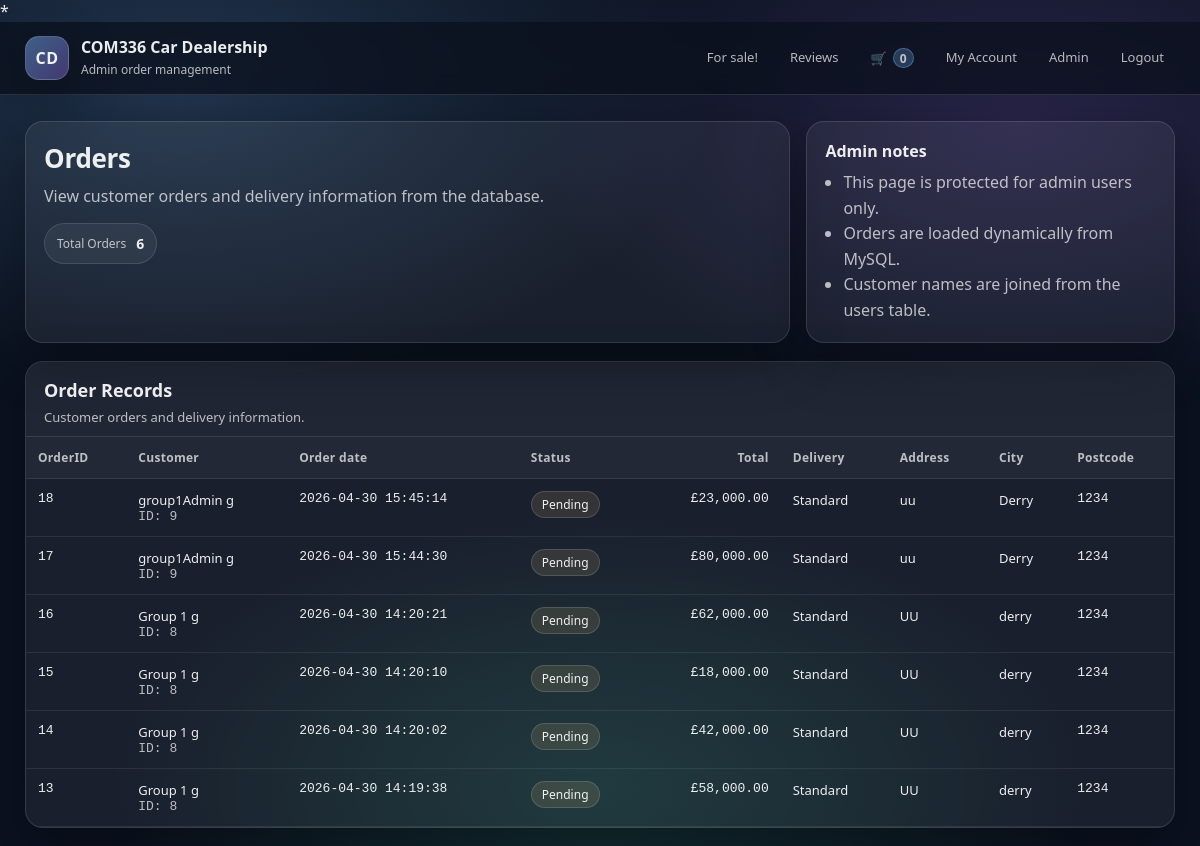
Screenshot of /CarEcommerce/orders.php (signed in) with the database file from the repository.
### tables this page shows
CREATE TABLE `orders` (
  `orderID` int(11) NOT NULL,
  `customerID` int(11) NOT NULL,
  `order_date` datetime DEFAULT current_timestamp(),
  `order_status` varchar(50) DEFAULT 'Pending',
  `total` decimal(10,2) NOT NULL,
  `delivery` varchar(50) DEFAULT NULL,
  `address` varchar(255) DEFAULT NULL,
  `city` varchar(100) DEFAULT NULL,
  `postcode` varchar(20) DEFAULT NULL
);

CREATE TABLE `users` (
  `userID` int(11) NOT NULL,
  `first_name` varchar(100) NOT NULL,
  `last_name` varchar(100) NOT NULL,
  `address` varchar(255) NOT NULL,
  `city` varchar(100) NOT NULL,
  `postcode` varchar(20) NOT NULL,
  `email` varchar(150) NOT NULL,
  `tele_no` varchar(20) DEFAULT NULL,
  `password` varchar(255) NOT NULL,
  `role` enum('customer','admin') DEFAULT 'customer'
);

### CarEcommerce/orders.php (the view, shortened to what this page needs)
<?php
require_once "cardealershipDB.php";
$stmt = $conn->prepare("
    SELECT
        o.orderID,
        o.customerID,
        u.first_name,
        u.last_name,
        o.order_date,
        o.order_status,
        o.total,
        o.delivery,
        o.address,
        o.city,
        o.postcode
    FROM orders o
    INNER JOIN users u ON o.customerID = u.userID
    ORDER BY o.order_date DESC
");
$stmt->execute();
$result = $stmt->get_result();
$countResult = $conn->query("SELECT COUNT(*) AS total FROM orders");
$orderCount = $countResult->fetch_assoc()["total"];
?>
<!DOCTYPE html>
<html lang="en">
<head>
  <link rel="stylesheet" href="styles.css" />
</head>
<body>
<header class="site-header">
  <div class="header-inner">
    <div class="brand">
      <div class="logo" aria-hidden="true">CD</div>
      <div class="brand-text">
        <h1>COM336 Car Dealership</h1>
        <p>Admin order management</p>
      </div>
    </div>
    <nav class="nav">
      <a href="productPage.php">For sale!</a>
      <a href="reviews.php">Reviews</a>
      <a href="basket.php" class="basket-icon">
        🛒 <span id="basket-count">0</span>
      </a>
      <?php if (isset($_SESSION['userID'])): ?>
        <a href="account.php">My Account</a>
        <?php if ($_SESSION['role'] === 'admin'): ?>
          <a href="admin/dashboard.php">Admin</a>
        <?php endif; ?>
        <a href="logout.php">Logout</a>
      <?php else: ?>
        <a href="login.php">Login</a>
        <a href="register.php">My Account</a>
      <?php endif; ?>
    </nav>
  </div>
</header>
<main class="container">
  <section class="hero">
    <div class="hero-content">
      <h2>Orders</h2>
      <p>View customer orders and delivery information from the database.</p>
      <div class="pill-row">
        <div class="pill">
          <span class="pill-label">Total Orders</span>
          <span class="pill-value"><?php echo htmlspecialchars($orderCount); ?></span>
        </div>
      </div>
    </div>
    <div class="hero-card">
      <h3>Admin notes</h3>
      <ul>
        <li>This page is protected for admin users only.</li>
        <li>Orders are loaded dynamically from MySQL.</li>
        <li>Customer names are joined from the users table.</li>
      </ul>
    </div>
  </section>
  <section class="panel" id="orders">
    <div class="panel-head">
      <div>
        <h2>Order Records</h2>
        <p>Customer orders and delivery information.</p>
      </div>
    </div>
    <div class="table-wrap">
      <table>
        <thead>
          <tr>
            <th>OrderID</th>
            <th>Customer</th>
            <th>Order date</th>
            <th>Status</th>
            <th class="right">Total</th>
            <th>Delivery</th>
            <th>Address</th>
            <th>City</th>
            <th>Postcode</th>
          </tr>
        </thead>
        <tbody>
          <?php if ($result->num_rows > 0): ?>
            <?php while ($row = $result->fetch_assoc()): ?>
              <?php
                $statusClass = strtolower($row["order_status"]);
              ?>
              <tr>
                <td class="mono"><?php echo htmlspecialchars($row["orderID"]); ?></td>
                <td>
                  <?php echo htmlspecialchars($row["first_name"] . " " . $row["last_name"]); ?>
                  <br>
                  <span class="muted mono">ID: <?php echo htmlspecialchars($row["customerID"]); ?></span>
                </td>
                <td class="mono"><?php echo htmlspecialchars($row["order_date"]); ?></td>
                <td>
                  <span class="badge <?php echo htmlspecialchars($statusClass); ?>">
                    <?php echo htmlspecialchars($row["order_status"]); ?>
                  </span>
                </td>
                <td class="right mono">£<?php echo number_format($row["total"], 2); ?></td>
                <td><?php echo htmlspecialchars($row["delivery"] ?? "N/A"); ?></td>
                <td><?php echo htmlspecialchars($row["address"] ?? "N/A"); ?></td>
                <td><?php echo htmlspecialchars($row["city"] ?? "N/A"); ?></td>
                <td class="mono"><?php echo htmlspecialchars($row["postcode"] ?? "N/A"); ?></td>
              </tr>
            <?php endwhile; ?>
          <?php else: ?>
            <tr>
              <td colspan="9" class="muted">No orders found.</td>
            </tr>
          <?php endif; ?>
        </tbody>
      </table>
    </div>
  </section>
</main>
</body>
</html>

### CarEcommerce/styles.css (style rules this page uses)
* { box-sizing: border-box; }
:root { --bg: #0b1220; --panel: rgba(255,255,255,0.06); --panel-2: rgba(255,255,255,0.09); --text: rgba(255,255,255,0.92); --muted: rgba(255,255,255,0.70); --line: rgba(255,255,255,0.12); --shadow: 0 18px 50px rgba(0,0,0,0.35); --radius: 18px; --radius-sm: 12px; }
html, body { margin: 0; padding: 0; font-family: system-ui, -apple-system, Segoe UI, Roboto, Arial, sans-serif; color: var(--text); background: radial-gradient(900px 500px at 15% 10%, rgba(120, 188, 255, 0.20), transparent 60%), radial-gradient(900px 500px at 85% 15%, rgba(170, 120, 255, 0.18), transparent 55%), radial-gradient(900px 500px at 50% 95%, rgba(75, 255, 190, 0.12), transparent 55%), var(--bg); }
a { color: inherit; text-decoration: none; }
.container { width: min(1150px, calc(100% - 32px)); margin: 0 auto; }
.site-header { position: sticky; top: 0; z-index: 50; backdrop-filter: blur(10px); background: rgba(10, 16, 28, 0.72); border-bottom: 1px solid var(--line); }
.header-inner { width: min(1150px, calc(100% - 32px)); margin: 0 auto; display: flex; align-items: center; justify-content: space-between; padding: 14px 0; gap: 18px; }
.brand { display: flex; align-items: center; gap: 12px; min-width: 260px; }
.logo { width: 44px; height: 44px; border-radius: 14px; display: grid; place-items: center; font-weight: 800; letter-spacing: 0.5px; background: linear-gradient(135deg, rgba(120,188,255,0.45), rgba(170,120,255,0.35)); border: 1px solid rgba(255,255,255,0.16); box-shadow: var(--shadow); }
.brand-text h1 { margin: 0; font-size: 16px; line-height: 1.2; }
.brand-text p { margin: 3px 0 0 0; font-size: 12px; color: var(--muted); }
.nav { display: flex; flex-wrap: wrap; justify-content: flex-end; gap: 10px; }
.nav a { font-size: 13px; color: var(--muted); padding: 8px 10px; border-radius: 999px; border: 1px solid transparent; transition: 160ms ease; }
.hero { margin: 26px 0 18px; display: grid; grid-template-columns: 1.35fr 0.65fr; gap: 16px; }
.hero-content, .hero-card { background: var(--panel); border: 1px solid var(--line); border-radius: var(--radius); box-shadow: var(--shadow); padding: 18px; }
.hero-content h2 { margin: 0 0 8px; font-size: 26px; letter-spacing: -0.3px; }
.hero-content p { margin: 0; color: var(--muted); line-height: 1.55; max-width: 60ch; }
.pill-row { display: flex; flex-wrap: wrap; gap: 10px; margin-top: 14px; }
.pill { display: flex; align-items: center; gap: 10px; padding: 10px 12px; border-radius: 999px; background: rgba(255,255,255,0.06); border: 1px solid rgba(255,255,255,0.12); }
.pill-label { color: var(--muted); font-size: 12px; }
.pill-value { font-weight: 800; font-size: 14px; }
.hero-card h3 { margin: 0 0 8px; font-size: 16px; }
.hero-card ul { margin: 0; padding-left: 18px; color: var(--muted); line-height: 1.6; }
.panel { margin: 18px 0; background: var(--panel); border: 1px solid var(--line); border-radius: var(--radius); box-shadow: var(--shadow); overflow: hidden; }
.panel-head { padding: 16px 18px 10px; border-bottom: 1px solid var(--line); background: rgba(255,255,255,0.03); }
.panel-head h2 { margin: 0; font-size: 18px; }
.panel-head p { margin: 6px 0 0; color: var(--muted); font-size: 13px; }
.table-wrap { width: 100%; overflow: auto; }
table { width: 100%; border-collapse: collapse; min-width: 860px; }
thead th { text-align: left; font-size: 12px; letter-spacing: 0.3px; color: var(--muted); background: rgba(255,255,255,0.04); padding: 12px 12px; border-bottom: 1px solid var(--line); position: sticky; top: 0; }
tbody td { padding: 12px 12px; border-bottom: 1px solid rgba(255,255,255,0.08); vertical-align: top; font-size: 13px; }
.right { text-align: right; }
.mono { font-family: ui-monospace, SFMono-Regular, Menlo, Monaco, Consolas, "Liberation Mono", monospace; }
.muted { color: var(--muted); }
.badge { display: inline-block; font-size: 12px; padding: 4px 10px; border-radius: 999px; border: 1px solid rgba(255,255,255,0.14); background: rgba(255,255,255,0.06); }
.badge.pending { background: rgba(255,205,120,0.12); }
.panel-head { display: flex; justify-content: space-between; align-items: center; flex-wrap: wrap; }
.panel-head p { width: 100%; }
.basket-icon { display: inline-flex; align-items: center; gap: 6px; }
#basket-count { min-width: 20px; height: 20px; padding: 0 6px; border-radius: 999px; display: inline-grid; place-items: center; font-size: 12px; font-weight: 800; background: rgba(120,188,255,0.24); border: 1px solid rgba(120,188,255,0.35); }

### rows the page displays
orders: orderID "18", customerID.last_name "group1Admin g", customerID "9", order_date "2026-04-30 15:45:14", order_status "Pending", total "23,000.00", delivery "Standard", address "uu", city "Derry", postcode "1234"
orders: orderID "17", customerID.last_name "group1Admin g", customerID "9", order_date "2026-04-30 15:44:30", order_status "Pending", total "80,000.00", delivery "Standard", address "uu", city "Derry", postcode "1234"
orders: orderID "16", customerID.last_name "Group 1 g", customerID "8", order_date "2026-04-30 14:20:21", order_status "Pending", total "62,000.00", delivery "Standard", address "UU", city "derry", postcode "1234"
orders: orderID "15", customerID.last_name "Group 1 g", customerID "8", order_date "2026-04-30 14:20:10", order_status "Pending", total "18,000.00", delivery "Standard", address "UU", city "derry", postcode "1234"
orders: orderID "14", customerID.last_name "Group 1 g", customerID "8", order_date "2026-04-30 14:20:02", order_status "Pending", total "42,000.00", delivery "Standard", address "UU", city "derry", postcode "1234"
orders: orderID "13", customerID.last_name "Group 1 g", customerID "8", order_date "2026-04-30 14:19:38", order_status "Pending", total "58,000.00", delivery "Standard", address "UU", city "derry", postcode "1234"

### other values shown
$orderCount "6"
